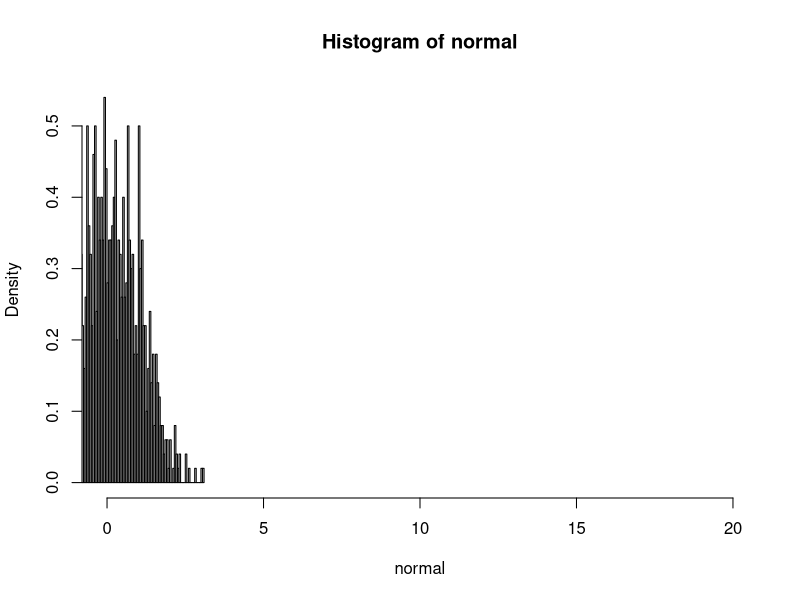

R code for this plot:
library( tidyverse )

seed_rng <- addTaskCallback( function( ... ) { set.seed( 123 ); TRUE } )

normal <- rnorm( 1000 )

summary( normal )

hist( normal, breaks = 150, xlim = c( 0, 20 ), freq = FALSE )

binomial <- rbinom( 3000, 1, 0.7 )

summary( binomial )

indexacao <- seq( 1, length( normal ) )

summary( indexacao )
